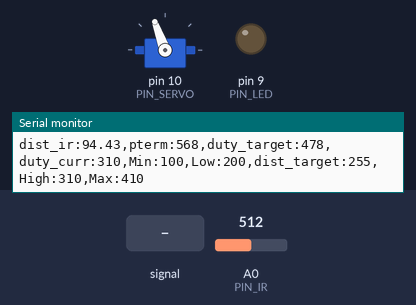
Recording of a sketch running on a simulated Arduino Uno, built with avr-gcc and run on an emulated ATmega328P. Parts: servo, output pins drawn as LEDs (lit = HIGH), the last lines printed to the serial monitor. The inputs (shaded band) are chosen by the test bench; at power-on: A0 (PIN_IR) = 512.

Above: at 1.2 s.
1.3 s: A0 (PIN_IR) fed a 1000 Hz sine of ±255 counts around its level
4.3 s: A0 (PIN_IR) set to 122
5.8 s: A0 (PIN_IR) set to 90
At 6.4 s:
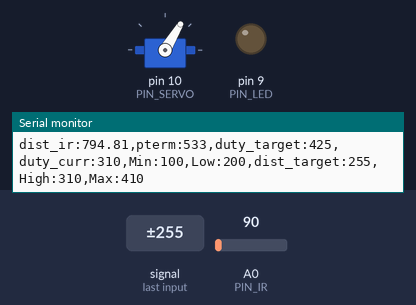
7.3 s: A0 (PIN_IR) set to 0
At 8.5 s:
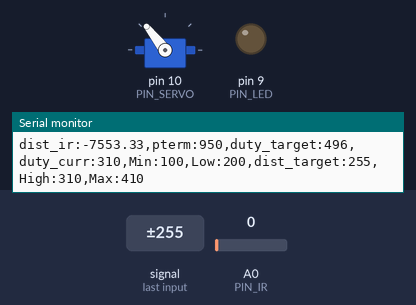
8.8 s: A0 (PIN_IR) set to 110
At 9.8 s:
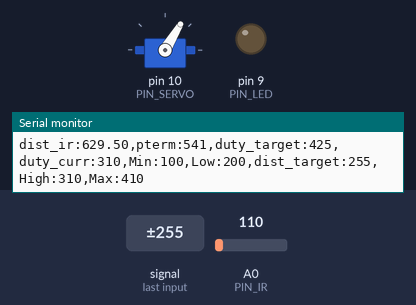
10.3 s: A0 (PIN_IR) fed a 200 Hz sine of ±81 counts around its level
At 11.09 s:
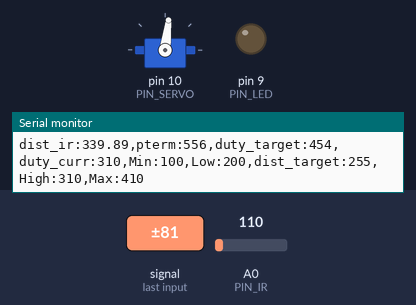
Timing chart, 0 to 14.3 s (numbered marks = the images above; inputs shaded):
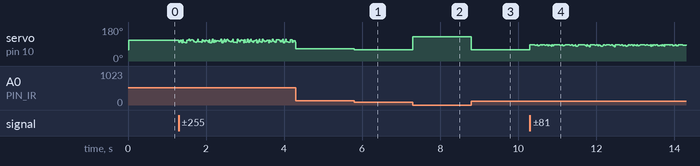

Measured:
- after the input at 5.8 s, servo on pin 10 (PIN_SERVO): 65° → 59° at once
- after the input at 7.3 s, servo on pin 10 (PIN_SERVO): 59° → 128° at once
- after the input at 8.8 s, servo on pin 10 (PIN_SERVO): 128° → 59° at once

The sketch:

22P06_20181692.ino
```cpp
#include <Servo.h>
Servo myservo;
/////////////////////////////
// Configurable parameters //
/////////////////////////////

// Arduino pin assignment
#define PIN_LED 9
#define PIN_SERVO 10
#define PIN_IR A0

// Framework setting
#define _DIST_TARGET 255
#define _DIST_MIN 100
#define _DIST_MAX 410
// Distance sensor
#define _DIST_ALPHA 0.3

// Servo range
#define _DUTY_MIN 1150
#define _DUTY_NEU 1520
#define _DUTY_MAX 1860

// Servo speed control
#define _SERVO_ANGLE 90

#define _SERVO_SPEED 60

// Event periods
#define _INTERVAL_DIST 20
#define _INTERVAL_SERVO 20
#define _INTERVAL_SERIAL 100

// PID parameters
#define KP 1

int a = 70;
int b = 290;
//////////////////////
// global variables //
//////////////////////
float dist_min, dist_max;
// Servo instance

// Distance sensor
float dist_target; // location to send the ball
float dist_raw, dist_ema;

// Event periods
unsigned long last_sampling_time_dist, last_sampling_time_servo, last_sampling_time_serial;
bool event_dist, event_servo, event_serial;

// Servo speed control
int duty_chg_per_interval;
int duty_target, duty_curr;

// PID variables
float error_curr, error_prev, control, pterm, dterm, iterm;
int dist_filtered;
//
unsigned long last_sampling_time; // unit: ms
int toggle_interval, toggle_interval_cnt;
void setup() {
// initialize GPIO pins for LED and attach servo
  pinMode(PIN_LED, OUTPUT);
  myservo.attach(PIN_SERVO);
  myservo.writeMicroseconds(1520);
// initialize global variables
  last_sampling_time_dist = last_sampling_time_servo = last_sampling_time_serial = 0;
  event_dist = event_servo = event_serial = false;
  dist_target = _DIST_TARGET;


// move servo to neutral position
  myservo.writeMicroseconds(_DUTY_MIN);
// initialize serial port
    Serial.begin(57600);
// convert angle speed into duty change per interval.
}

float ir_distance(void){ // return value unit: mm
  float val;
  float volt = float(analogRead(PIN_IR));
  val = ((6762.0/(volt-9.0))-4.0) * 10.0;
  return val;
}

float ir_distance_filtered(void){ // return value unit: mm
  return ir_distance(); // for now, just use ir_distance() without noise filter.
}


void loop() {
  float dist_raw = ir_distance();
  unsigned long time_curr = millis();
  if(time_curr >= last_sampling_time_dist + _INTERVAL_DIST) {
        last_sampling_time_dist += _INTERVAL_DIST;
        event_dist = true;
  }
  if(time_curr >= last_sampling_time_servo + _INTERVAL_SERVO) {
        last_sampling_time_servo += _INTERVAL_SERVO;
        event_servo = true;
  }
  if(time_curr >= last_sampling_time_serial + _INTERVAL_SERIAL) {
        last_sampling_time_serial += _INTERVAL_SERIAL;
        event_serial = true;
  }


////////////////////
// Event handlers //
////////////////////

  if(event_dist) {
     event_dist = false;
  // get a distance reading from the distance sensor
     dist_ema = _DIST_ALPHA * dist_raw + (1 - _DIST_ALPHA) * dist_ema;
     dist_filtered = ir_distance_filtered();


  // PID control logic
    error_curr = _DIST_TARGET - dist_filtered;
    pterm = KP*error_curr;
    control = pterm;

  // duty_target = f(duty_neutral, control)
     duty_target = _DUTY_NEU + control;

  // keep duty_target value within the range of [_DUTY_MIN, _DUTY_MAX]
    if (duty_target < _DUTY_MIN) {
      duty_target = _DUTY_MIN;  // duty_target < _DUTY_MIN 일 때 duty_target 를 _DUTY_MIN 로 고정
      myservo.writeMicroseconds(duty_target);
    } else if (duty_target > _DUTY_MAX) {
       duty_target = _DUTY_MAX; // duty_target > _DUTY_MAX 일 때 duty_target 를 _DUTY_MAX 로 고정
       myservo.writeMicroseconds(duty_target);
    }

  }


  if(event_servo) {
    event_servo = false; // [3153] servo EventHandler Ticket -> false
    // adjust duty_curr toward duty_target by duty_chg_per_interval
    if(duty_target > duty_curr) {
      duty_curr += duty_chg_per_interval;
      if(duty_curr > duty_target) duty_curr = duty_target;
    }
    else {
      duty_curr -= duty_chg_per_interval;
      if(duty_curr < duty_target) duty_curr = duty_target;
    }
    myservo.writeMicroseconds(duty_target);
  }

  float raw_dist = ir_distance();
  float dist_cali = 160 + 300.0 / (b - a) * (raw_dist - a);

  if(event_serial) {
    event_serial = false; // [3153] serial EventHandler Ticket -> false
    Serial.print("dist_ir:");
    Serial.print(dist_raw);
    Serial.print(",pterm:");
    Serial.print(map(pterm,-1000,1000,510,610));
    Serial.print(",duty_target:");
    Serial.print(map(duty_target,1000,2000,410,510));
    Serial.print(",duty_curr:");
    Serial.print(map(duty_curr,1000,2000,410,510));
    Serial.println(",Min:100,Low:200,dist_target:255,High:310,Max:410");
  }
}
```
